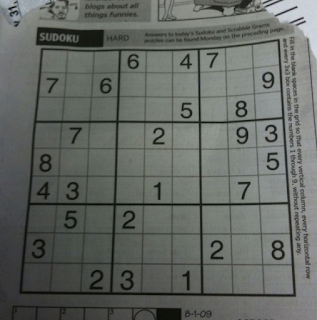
#> input picture sudoku.png, 317 x 320 px
$ jupyter execute 'Adaptive Thresholding (Mean & Gaussian ).ipynb'
#> lines starting #> are read from the running program, lines starting #| are printed output that depends on the picture; after the words box and inside, x2 and y2 are one past the last pixel; in counts of white or black regions, pixels touching at a corner belong together
[cell 1]
import cv2 as cv
import numpy as np
import matplotlib.pyplot as plt

[cell 2]
img = cv.imread('sudoku.png',0)
#> img: shape (320, 317); min 0, max 216, mean 101.8


_, th1 = cv.threshold(img, 127, 255, cv.THRESH_BINARY) # make pxs less than threshold (black) else (white)
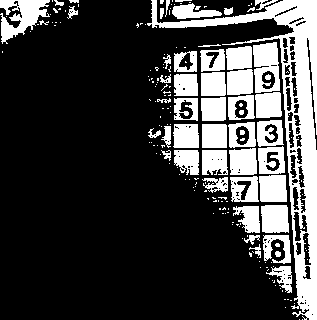
#> th1: shape (320, 317); 25% white; 195 white regions (144 under 20 px), largest, box (x1, y1, x2, y2) and area: (147, 0, 317, 320) 8481, (0, 0, 50, 44) 1156, (253, 42, 280, 93) 996
th2 = cv.adaptiveThreshold(img, 255, cv.ADAPTIVE_THRESH_MEAN_C, cv.THRESH_BINARY, 11, 2)#Mean thresoled
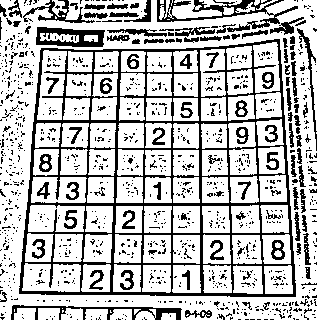
#> th2: shape (320, 317); 74% white; 1069 black regions (951 under 20 px), largest, box (x1, y1, x2, y2) and area: (19, 39, 296, 297) 11598, (157, 0, 298, 32) 1275, (36, 27, 105, 47) 818
th3 = cv.adaptiveThreshold(img, 255, cv.ADAPTIVE_THRESH_GAUSSIAN_C, cv.THRESH_BINARY, 11, 2)#Gaussian threold
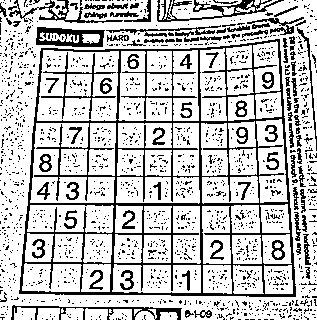
#> th3: shape (320, 317); 76.3% white; black in thin lines or dots

plt.figure(figsize=(20, 10))

plt.subplot(1, 4, 1)
plt.imshow(img, cmap='gray')
plt.title('Original Image')
plt.axis('off')

plt.subplot(1, 4, 2)
plt.imshow(th1, cmap='gray')
plt.title('THRESH_BINARY')
plt.axis('off')

plt.subplot(1, 4, 3)
plt.imshow(th2, cmap='gray')
plt.title('ADAPTIVE_THRESH_MEAN_C')
plt.axis('off')

plt.subplot(1, 4, 4)
plt.imshow(th3, cmap='gray')
plt.title('ADAPTIVE_THRESH_GAUSSIAN_C')
plt.axis('off')

plt.show()
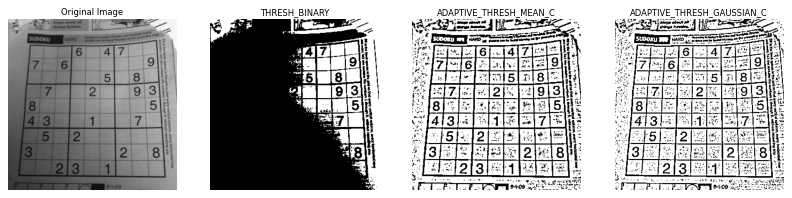
#> figure drawn by matplotlib, 4 panels

$ run again, with black&white.jpg saved as sudoku.png
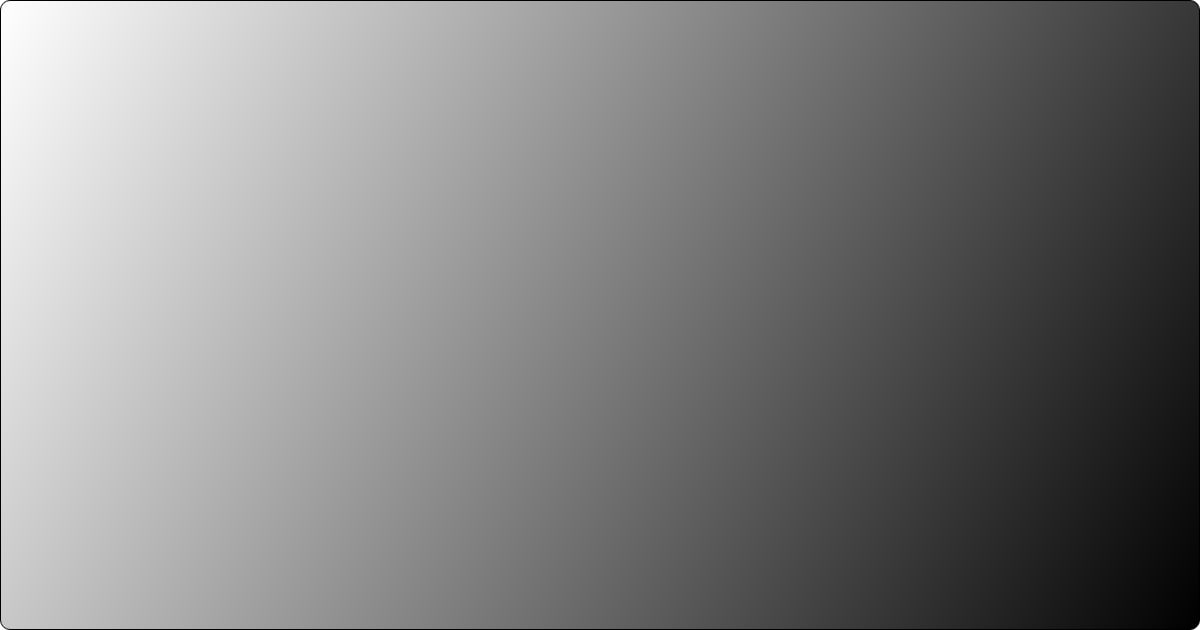
#> input picture black&white.jpg, 1200 x 630 px
#> img is the input picture: shape (630, 1200); min 0, max 255, mean 126.9
#> `_, th1 = cv.threshold(img, 127, 255, cv.THRESH_BINARY)`:
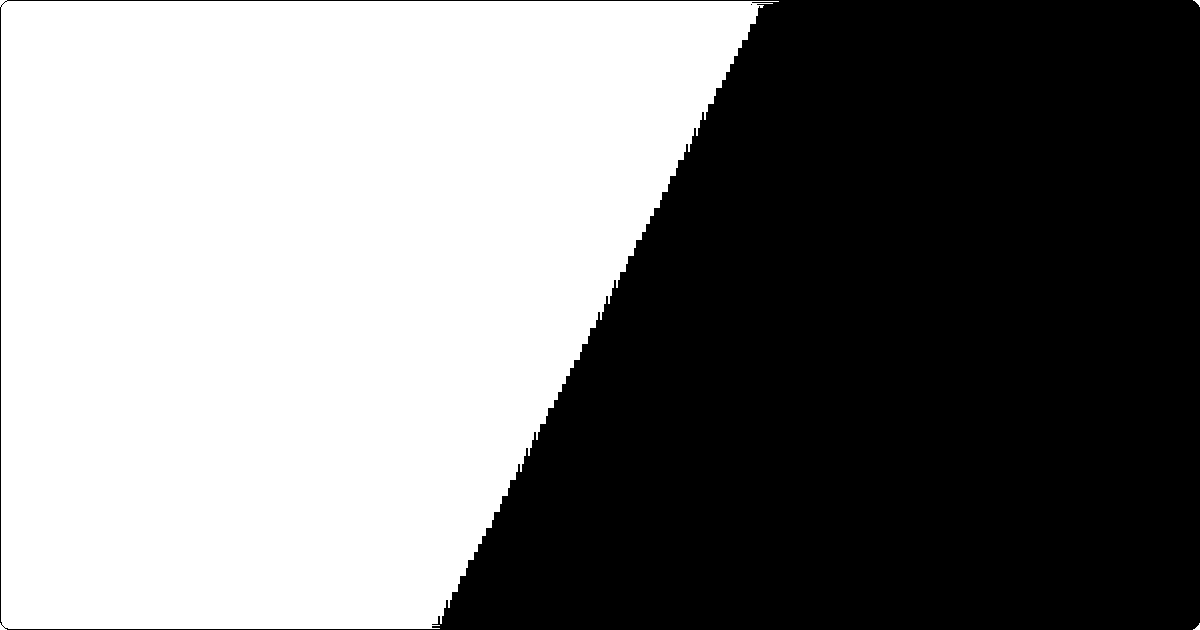
#> th1: shape (630, 1200); 49.8% white; 3 white regions, box (x1, y1, x2, y2) and area: (0, 0, 779, 630) 376250, (1193, 0, 1200, 7) 23, (1193, 623, 1200, 630) 23
#> th2: shape (630, 1200); 99.5% white; black in thin lines or dots
#> th3: shape (630, 1200); 99.5% white; black in thin lines or dots
#> `plt.show()`:
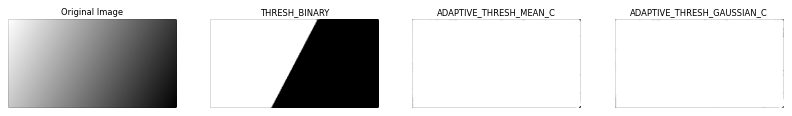
#> figure drawn by matplotlib, 4 panels
